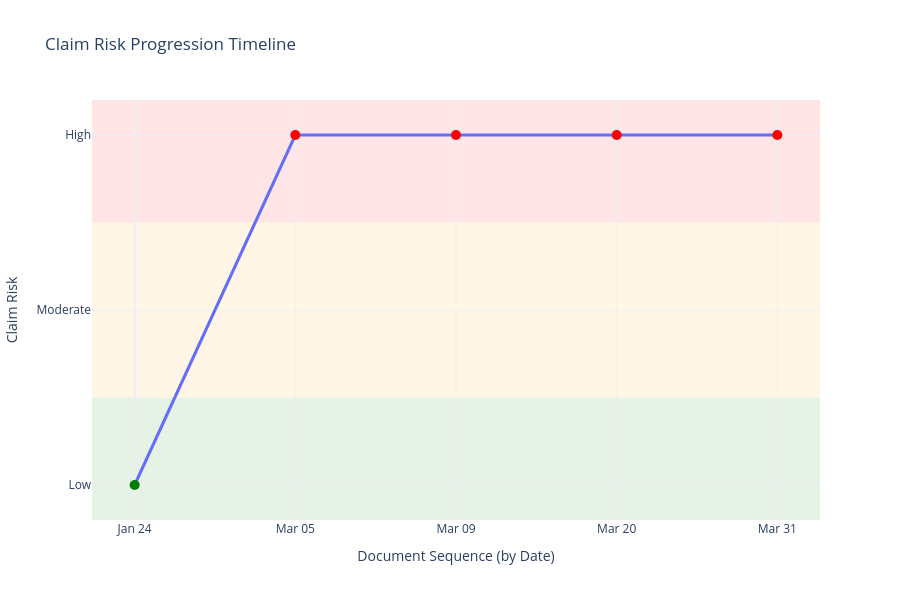

Here is the notebook cell this chart was saved with:
### Code cell
import random
from datetime import datetime, timedelta
import plotly.graph_objects as go

# -----------------------------
# INPUT DATA
# -----------------------------
data = results

# -----------------------------
# CONFIG
# -----------------------------
risk_map = {"L": 1, "M": 2, "H": 3}
risk_label = {1: "Low", 2: "Moderate", 3: "High"}
risk_color = {1: "green", 2: "orange", 3: "red"}

# -----------------------------
# STEP 1: ASSIGN RISK-AWARE DATES (for display only)
# -----------------------------
date_buckets = {
    "L": (datetime(2026, 1, 1), datetime(2026, 1, 31)),
    "M": (datetime(2026, 2, 1), datetime(2026, 2, 28)),
    "H": (datetime(2026, 3, 1), datetime(2026, 3, 31)),
}

def random_date(start, end):
    delta = end - start
    return start + timedelta(days=random.randint(0, delta.days))

for doc in data:
    risk = doc["risk_info"]["document_risk_score"]
    start, end = date_buckets.get(risk, (datetime(2026,1,1), datetime(2026,3,31)))
    doc["display_date"] = random_date(start, end)

# Sort by risk → ensures clean progression
docs = sorted(data, key=lambda x: x["display_date"])

# -----------------------------
# STEP 2: BUILD TIMELINE (INDEX-BASED X)
# -----------------------------
x_vals = list(range(len(docs)))  # evenly spaced
y_vals = []
colors = []
hover_texts = []

current_max_risk = 0
seen_keywords = set()

for i, doc in enumerate(docs):
    doc_risk = risk_map.get(doc["risk_info"]["document_risk_score"], 0)

    ann = doc.get("annotations", {}).get("claim-characteristics", {}).get("annotations", [])

    category_map = {}
    current_keywords = set()

    for a in ann:
        category = a.get("Characteristic", "Other")
        keyword = a.get("Question", "Unknown")

        current_keywords.add((category, keyword))

        if category not in category_map:
            category_map[category] = []
        category_map[category].append(keyword)

    # Detect new keywords
    new_keywords = current_keywords - seen_keywords

    # Risk logic
    risk_increased = doc_risk > current_max_risk
    same_risk = doc_risk == current_max_risk

    if risk_increased:
        current_max_risk = doc_risk

    seen_keywords.update(current_keywords)

    # -----------------------------
    # HOVER TEXT BUILDING
    # -----------------------------
    color = risk_color[current_max_risk]

    hover = f"<b>{doc['name']}</b><br>"
    hover += f"Date: {doc['display_date'].strftime('%Y-%m-%d')}<br>"
    hover += f"Claim Risk: <span style='color:{color}'><b>{risk_label[current_max_risk]}</b></span><br><br>"

    # CASE 1: Risk increased
    if risk_increased:
        if new_keywords:
            hover += f"<b>New {risk_label[current_max_risk]} Risk Signals:</b><br>"
        else:
            hover += f"<b>No new {risk_label[current_max_risk]} risk signals found</b><br>"

    # CASE 2: Same risk
    elif same_risk:
        if new_keywords:
            hover += f"<b>New {risk_label[current_max_risk]} Signals Observed:</b><br>"
        else:
            hover += f"<b>No new {risk_label[current_max_risk]} risk signals found</b><br>"

    # Add category-wise breakdown ONLY for new keywords
    if new_keywords:
        temp_map = {}
        for cat, kw in new_keywords:
            if cat not in temp_map:
                temp_map[cat] = []
            temp_map[cat].append(kw)

        for cat, kws in temp_map.items():
            hover += f"<span style='color:black'><b>{cat}</b></span>: <span style='color:{color}'>{', '.join(set(kws))}</span><br>"

    y_vals.append(current_max_risk)
    colors.append(color)
    hover_texts.append(hover)

# -----------------------------
# STEP 3: PLOT
# -----------------------------
fig = go.Figure()

fig.add_trace(go.Scatter(
    x=x_vals,
    y=y_vals,
    mode='lines+markers',
    marker=dict(size=10, color=colors),
    line=dict(width=3),
    text=hover_texts,
    hoverinfo='text'
))

# -----------------------------
# STEP 4: BACKGROUND RISK ZONES
# -----------------------------
fig.add_shape(type="rect", xref="paper", yref="y",
              x0=0, x1=1, y0=0.5, y1=1.5,
              fillcolor="green", opacity=0.1, layer="below", line_width=0)

fig.add_shape(type="rect", xref="paper", yref="y",
              x0=0, x1=1, y0=1.5, y1=2.5,
              fillcolor="orange", opacity=0.1, layer="below", line_width=0)

fig.add_shape(type="rect", xref="paper", yref="y",
              x0=0, x1=1, y0=2.5, y1=3.5,
              fillcolor="red", opacity=0.1, layer="below", line_width=0)

# -----------------------------
# STEP 5: FORMAT
# -----------------------------
fig.update_layout(
    title="Claim Risk Progression Timeline",
    xaxis=dict(
        title="Document Sequence (by Date)",
        tickvals=x_vals,
        ticktext=[doc["display_date"].strftime("%b %d") for doc in docs]
    ),
    yaxis=dict(
        title="Claim Risk",
        tickvals=[1, 2, 3],
        ticktext=["Low", "Moderate", "High"],
        range=[0.8, 3.2]
    ),
    template="plotly_white",
    height=600,

    # ✅ FIXED HOVER STYLE
    hoverlabel=dict(
        bgcolor="white",      # force white background
        font_size=13,
        font_family="Arial",
        font_color="black",   # base text color
        bordercolor="lightgrey",
        align="left"
    )
)

fig.show()

### Figure 1 — Plotly figure (JSON) as saved in the notebook; plotly's stock layout.template omitted (floating-point values rounded to 4 significant figures)
{"data": [{"hoverinfo": "text", "line": {"width": 3}, "marker": {"color": ["green", "red", "red", "red", "red"], "size": 10}, "mode": "lines+markers", "text": ["<b>Document Scan Oct 11 2024.pdf</b><br>Date: 2026-01-24<br>Claim Risk: <span style='color:green'><b>Low</b></span><br><br><b>No new Low risk signals found</b><br>", "<b>HCC Policy Procida.pdf</b><br>Date: 2026-03-05<br>Claim Risk: <span style='color:red'><b>High</b></span><br><br><b>New High Risk Signals:</b><br><span style='color:black'><b>Liability</b></span>: <span style='color:red'>Intellectual Property, Defamation, Scaffolding</span><br><span style='color:black'><b>Damage</b></span>: <span style='color:red'>Impaired</span><br><span style='color:black'><b>Other</b></span>: <span style='color:red'>Settlement</span><br>", "<b>ACORD 2 Automobile Loss Notice.pdf</b><br>Date: 2026-03-09<br>Claim Risk: <span style='color:red'><b>High</b></span><br><br><b>New High Signals Observed:</b><br><span style='color:black'><b>Damage</b></span>: <span style='color:red'>Airlifted</span><br>", "<b>Complaint Supreme Court NY.pdf</b><br>Date: 2026-03-20<br>Claim Risk: <span style='color:red'><b>High</b></span><br><br><b>New High Signals Observed:</b><br><span style='color:black'><b>Damage</b></span>: <span style='color:red'>Brain Injury, Loss of Society</span><br>", "<b>Brooks and Crooks.pdf</b><br>Date: 2026-03-31<br>Claim Risk: <span style='color:red'><b>High</b></span><br><br><b>New High Signals Observed:</b><br><span style='color:black'><b>Other</b></span>: <span style='color:red'>Bad faith, Offer to Settle, Settlement Offer, punitive, Affidavit, Counter offer</span><br><span style='color:black'><b>Damage</b></span>: <span style='color:red'>Surgery</span><br><span style='color:black'><b>Liability</b></span>: <span style='color:red'>Distracted driving</span><br>"], "type": "scatter", "x": [0, 1, 2, 3, 4], "y": [1, 3, 3, 3, 3]}], "layout": {"height": 600, "hoverlabel": {"align": "left", "bgcolor": "white", "bordercolor": "lightgrey", "font": {"color": "black", "family": "Arial", "size": 13}}, "shapes": [{"fillcolor": "green", "layer": "below", "line": {"width": 0}, "opacity": 0.1, "type": "rect", "x0": 0, "x1": 1, "xref": "paper", "y0": 0.5, "y1": 1.5, "yref": "y"}, {"fillcolor": "orange", "layer": "below", "line": {"width": 0}, "opacity": 0.1, "type": "rect", "x0": 0, "x1": 1, "xref": "paper", "y0": 1.5, "y1": 2.5, "yref": "y"}, {"fillcolor": "red", "layer": "below", "line": {"width": 0}, "opacity": 0.1, "type": "rect", "x0": 0, "x1": 1, "xref": "paper", "y0": 2.5, "y1": 3.5, "yref": "y"}], "title": {"text": "Claim Risk Progression Timeline"}, "xaxis": {"ticktext": ["Jan 24", "Mar 05", "Mar 09", "Mar 20", "Mar 31"], "tickvals": [0, 1, 2, 3, 4], "title": {"text": "Document Sequence (by Date)"}}, "yaxis": {"range": [0.8, 3.2], "ticktext": ["Low", "Moderate", "High"], "tickvals": [1, 2, 3], "title": {"text": "Claim Risk"}}}}
